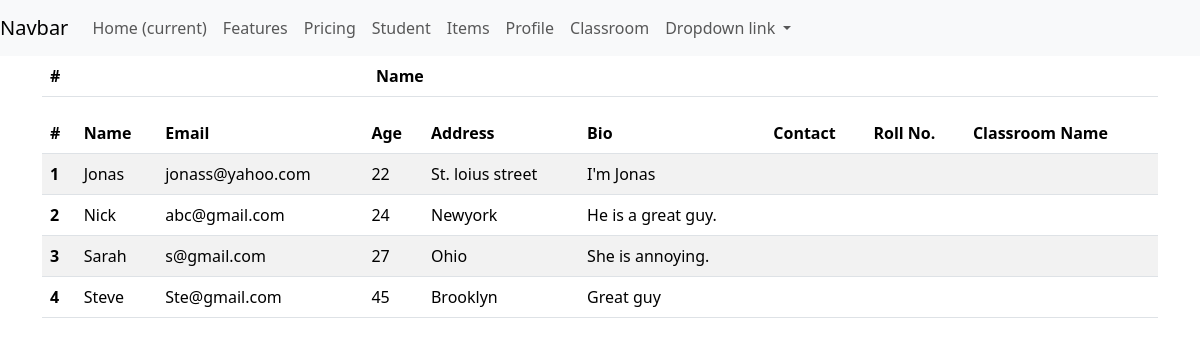
/tables/classroom/, run on an earlier commit of the app's database.
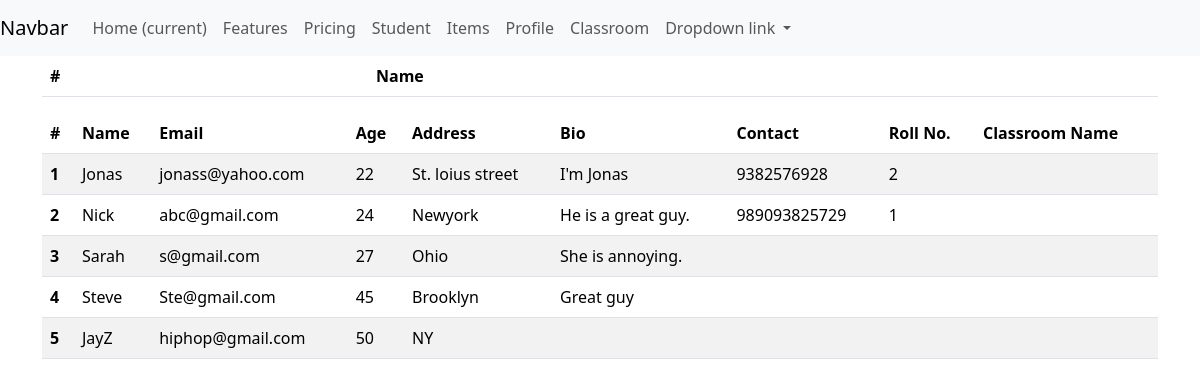
And on a later commit of the database.
### tables/models.py (models this page shows, shortened)
class Students(models.Model):
    name = models.CharField(max_length=20)
    email = models.EmailField()
    age = models.IntegerField()
    address = models.CharField(max_length=20)
    bio = models.TextField()
    classroom = models.ForeignKey(ClassRoom, on_delete=models.CASCADE,
                                  related_name="classroom_students", null = True, blank=True)

class StudentProfile(models.Model):
    student = models.OneToOneField(Students, on_delete= models.CASCADE)
    contact = models.CharField(max_length=14)
    roll_no = models.IntegerField()

### tables/views.py (the view)
# urls.py: path("classroom/", classroom, name="classroom"),
def classroom(request):
    classroom = ClassRoom.objects.all()
    student= Students.objects.all
    return render(request,template_name="tables/classroom.html", context={"classroom":classroom,
                                                                          "students":student} )

### tables/templates/tables/classroom.html (shortened to what this page needs)
{% extends 'temp_inheritance/base.html'%}
{% block content %}
<table class="table table-striped table-hover">
    <thead>
      <tr>
        <th scope="col">#</th>
        <th scope="col">Name</th>
      </tr>
    </thead>
  </table>
  <table class="table table-striped table-hover">
    <thead>
      <tr>
        <th scope="col">#</th>
        <th scope="col">Name</th>
        <th scope="col">Email</th>
        <th scope="col">Age</th>
        <th scope="col">Address</th>
        <th scope="col">Bio</th>
        <th scope="col">Contact</th>
        <th scope="col">Roll No.</th>
        <th scope="col">Classroom Name</th>
      </tr>
    </thead>
    <tbody>
        {% for info in students %}
      <tr>
        <th scope="row">{{forloop.counter}}</th>
        <td>{{info.name}}</td>
        <td>{{info.email}}</td>
        <td>{{info.age}}</td>
        <td>{{info.address}}</td>
        <td>{{info.bio}}</td>
        <td>{{info.studentprofile.contact}}</td>
        <td>{{info.studentprofile.roll_no}}</td>
        <td>{{info.classroom.name}}</td>
        {% endfor %}
      </tr>
    </tbody>
  </table>
{% endblock %}

What changed in the data, as far as the page shows it:
shown differently, row unchanged: Students "Jonas": studentprofile.contact (not shown) → "9382576928"; studentprofile.roll_no (not shown) → "2"
shown differently, row unchanged: Students "Nick": studentprofile.contact (not shown) → "989093825729"; studentprofile.roll_no (not shown) → "1"
added Students: name "JayZ", email "hiphop@gmail.com", age "50", address "NY"
